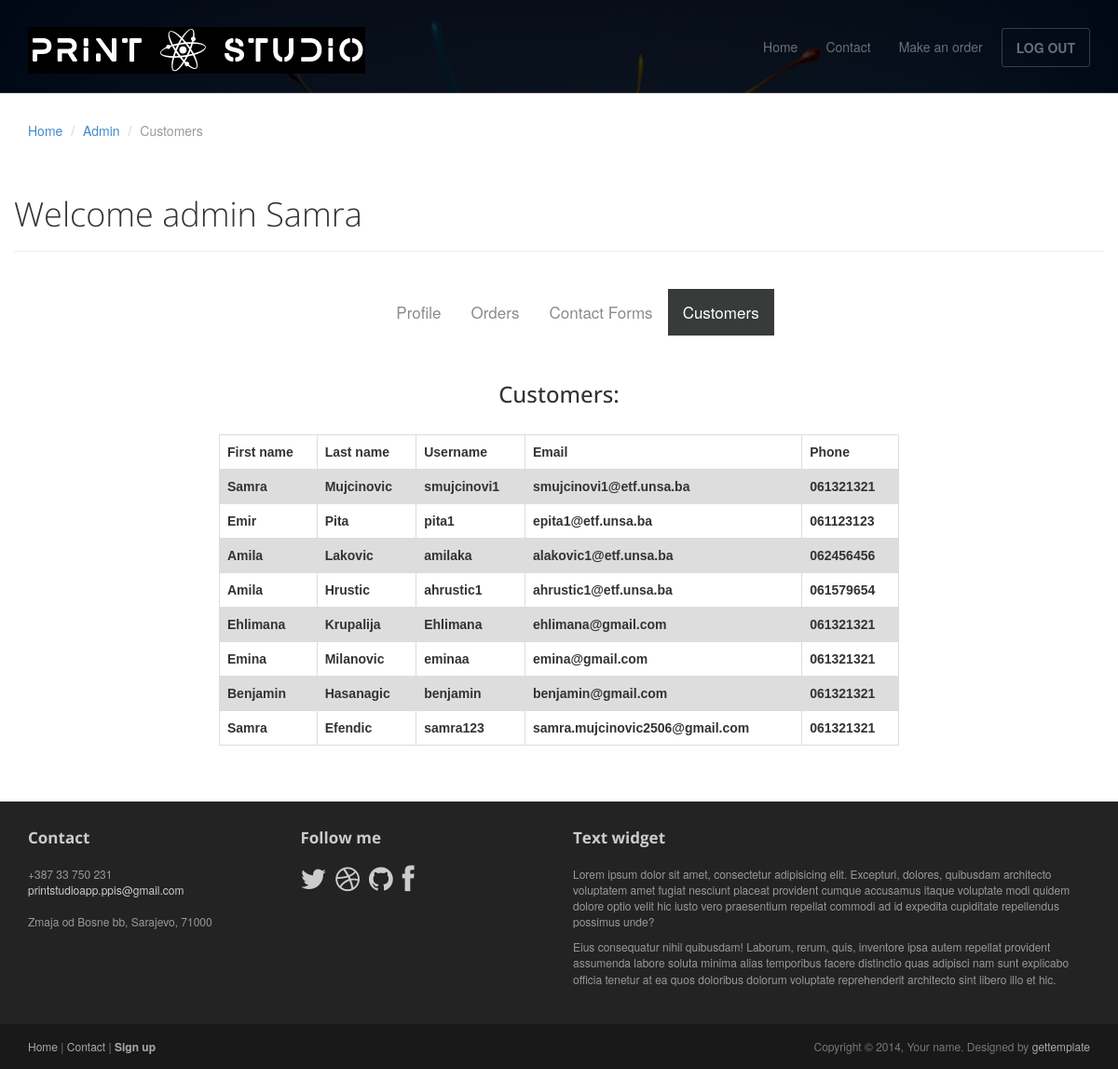
The page /listCustomers/ (signed in) on the database as committed earlier.
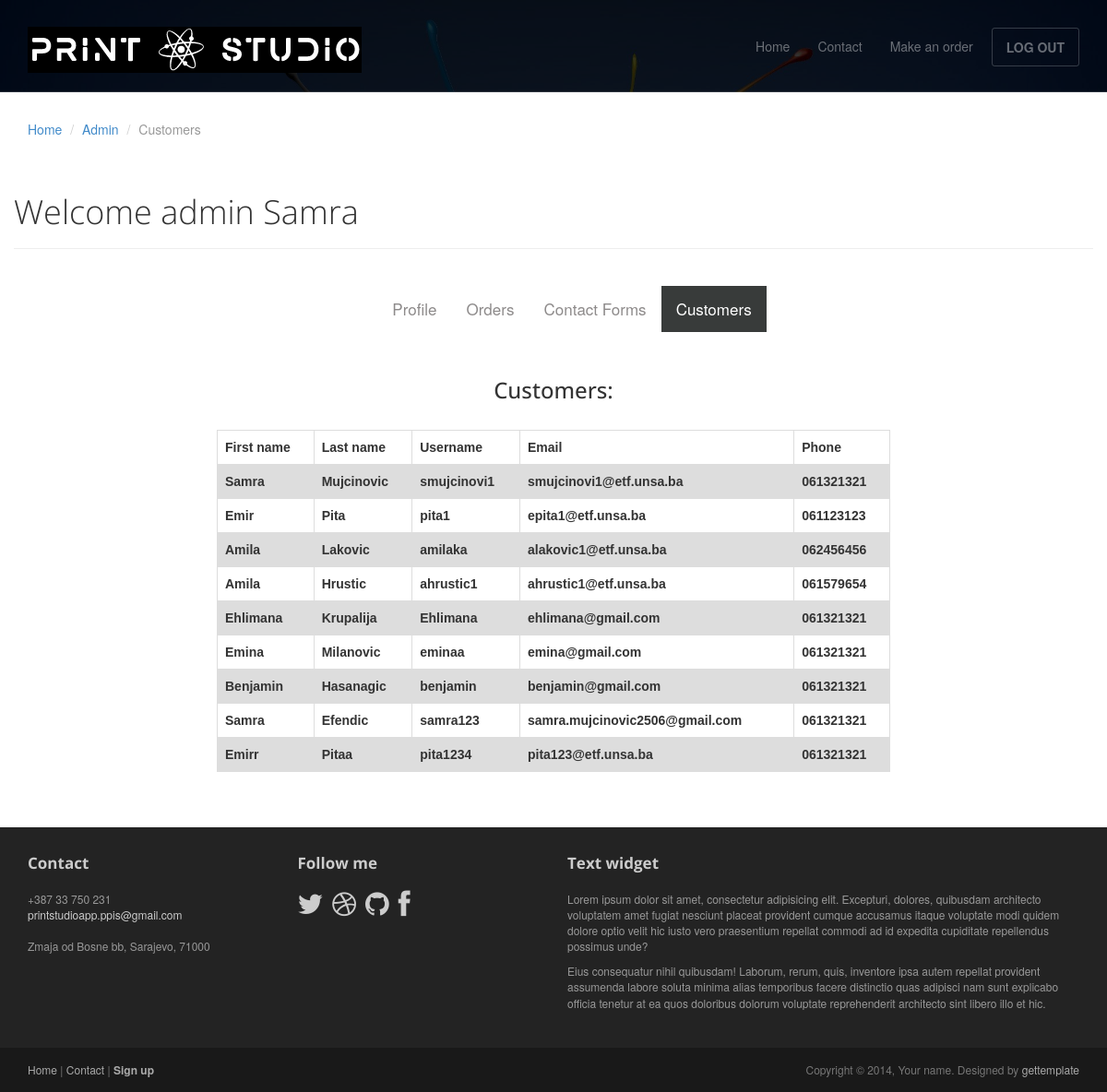
The same page on the database as committed later.
### printStudioApp/models.py (models this page shows, shortened)
class CustomUser(models.Model):
    customuser = models.OneToOneField(User, on_delete=models.CASCADE, primary_key=True)
    phoneNumber = models.CharField(max_length=9, blank=True)

### printStudioApp/decorators.py (the view)
    def wrapper_func(request, *args, **kwargs):
        if not request.user.is_authenticated:
            print("redirect home")
            return redirect('home')
        else:
            return view_func(request, *args, **kwargs)

### printStudioApp/views.py (called while the page is built)
@unauthenticated_user
@login_required(login_url='login')
@admin_only
def listCustomers(request):
    context = {}
    customers = CustomUser.objects.all()
    context = {'customers':customers }
    return render(request, 'listCustomers.html', context)

### printStudioApp/templates/listCustomers.html (shortened to what the changed rows need)
{% load static %}
<!DOCTYPE html>
<html lang="en">
<head>
	<link rel="stylesheet" href={% static 'css/bootstrap.min.css' %}>
	<link rel="stylesheet" href={% static 'css/font-awesome.min.css' %}>
	<link rel="stylesheet" href={% static 'css/bootstrap-theme.css' %} media="screen" >
	<link rel="stylesheet" href={% static 'css/main.css' %}>
</head>
<body>
	<div class="container">
        <div class="row">
		  <br>
        <header class="page-header">
            <h1 class="page-title">Welcome admin {{request.user.first_name}}</h1>
        </header>
		<br>
        <br>
		<div class="container">
              <div class="col-sm-8 point-1">
                    <br>
                    <table>
						<tr>
							<th>First name</th>
							<th>Last name</th>
							<th>Username</th>
							<th>Email</th>
							<th>Phone</th>
						</tr>
                        {% for customer in customers %}
                        <tr>
                            <th> {{ customer.customuser.first_name }} </th>
                            <th> {{ customer.customuser.last_name }} </th>
                            <th> {{ customer.customuser.username }} </th>
                            <th> {{ customer.customuser.email }} </th>
                            <th> {{ customer.phoneNumber }} </th>
                        </tr>
                        {% endfor %}
                    </table>
              </div>
          </div>
	</div>
	</div>
</body>
</html>

Rows that differ between the two databases and show on the page:
added CustomUser: customuser.first_name "Emirr", customuser.last_name "Pitaa", customuser.username "pita1234", customuser.email "pita123@etf.unsa.ba", phoneNumber "061321321"
